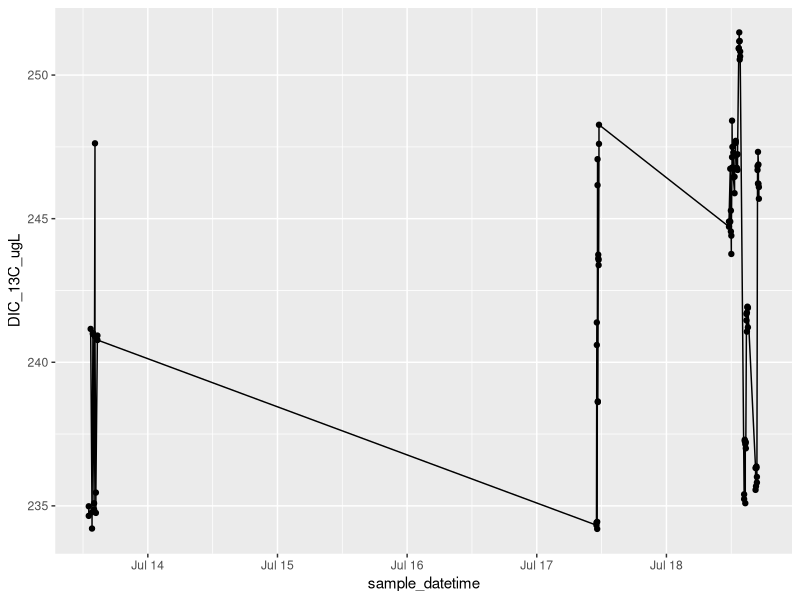
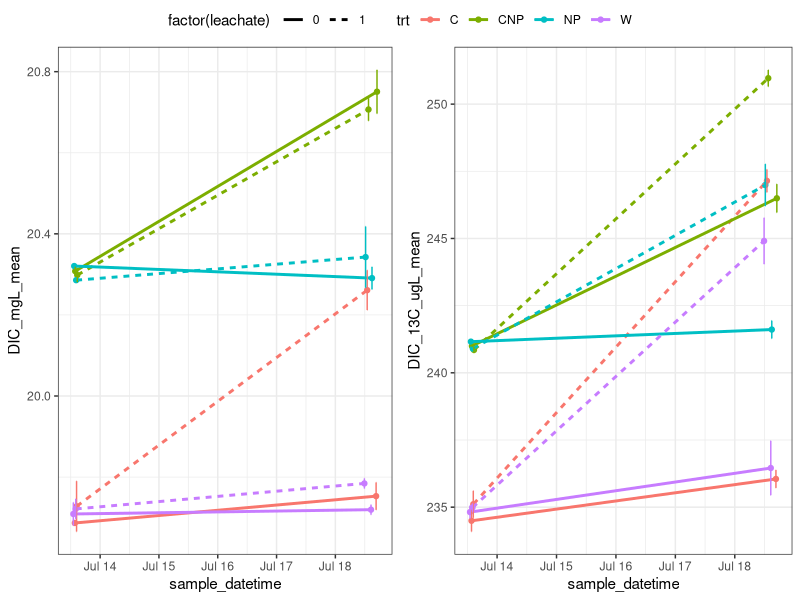

The R source for these figures, in order:
library(tidyverse)
library(lubridate)
library(dplyr)


# setup ####
dat <- read_csv("data/Kirby_flatheadlake/flathead_lake_expt_07_13.csv")
alk <- read_csv('data/alkalinity/fl_alkalinity.csv') %>%
    filter(!is.na(trt)) %>%
    mutate(date = as.Date(date, format = '%m/%d/%Y')) %>%
    select(-samplenum, -treatment, -vol_acid)
glimpse(dat)


# Functions ####
deltoAF<- function (del) {
  Rst<-0.0112372
  R<-(del/1000+1)*Rst
  AF<-R/(1+R)
  AF

}

AFtodel <- function (AF) {
  Rst<-0.0112372
  R<- AF/(1-AF)
  del<- (R/Rst-1)*1000

  del
}

DICfrom_C_A <- function(K1, K2, C, A){
  H_minus <- (((-K1*C))-sqrt(((K1*C)^2)-(4*-1*A*2*K1*K2*C)))/(2*-1*A)
  pH <- -1*log10(H_minus)
  B <- (K1*C)/H_minus
  Ca <- (K2*B)/H_minus
  D <- C + B + Ca
  A_check <- B + 2*Ca

  l <- list(H_minus, pH, C, B, Ca, D, A, A_check)
  names(l) <- c("H", "pH", "C", "B", "Ca", "D", "A","A check")
  DIC = l$D
  return(DIC)
}

# metadata ####
trts <- data.frame(Treatment = 1:8,
                   trt = c('W',  'NP', 'C', 'CNP','W',  'NP', 'C', 'CNP'),
                   leachate = c(0,0,0,0,1,1,1,1))

# add actual data for this part once we have DOC from Adam
c_source <- read_csv('data/DOC_stock_concentrations.csv')

# There is no clear pattern in the alkalinity data. Take an average:
alk <- alk %>% filter(final_pH > 4.3) %>%
    summarize(alk_meqL = mean(alk_meqL))

dat <- left_join(dat, trts, by = 'Treatment') %>%
    mutate(date = as.Date(sample_datetime))
    # left_join(alk, by = c('date', 'trt', 'leachate'))

# calculate DIC in the water ####
###testing DIC from pCO2-alk
###partial pressures of CO2 pCO2 in uatm
# alk <- 1.588 *10 ^(-3) # mol/L
# pCO2 <- 30 * 10^(-6) # mol/L
temp <- 273+21
K1 <- exp(290.9097-14554.21/(temp)-45.0575*log(temp))
K2 <- exp(207.6548-11843.79/(temp)-33.6485*log(temp))

# out <-DICfrom_C_A(K1=K1, K2=K2,C=pCO2,A=alk)
dat$DIC_molL <- DICfrom_C_A(K1, K2, dat$CO2_conc_umolL * 10^(-6),
                            alk$alk_meqL* 10^-3)
# dat$DIC_13molL <- DICfrom_C_A(K1, K2, dat$CO2_13C_umolL * 10^(-6), alk)
dat$DIC_mgL <- dat$DIC_molL*12.011*1000
# dat$AF = deltoAF(dat$delCO2)
dat$DIC_13C_umolL = dat$DIC_molL * dat$AF *10^6
dat$DIC_13C_ugL = dat$DIC_13C_umolL * 13


dat %>% dplyr::filter(!is.na(Treatment)) %>%
ggplot(aes(x = sample_datetime, y = DIC_13C_ugL))+
  geom_point() + geom_line()

# Clean up data ####
# Remove high time zero point:
dat %>% filter(batch == 1, Treatment == 6)
# It looks like the high one is syringe 8G. Check this in the notes.

dat <- dat %>%
    filter(!(batch == 1 & Syringe == '8G'),
           !is.na(Treatment))


# filter to use only the start and end time points
dat_sum <- filter(dat, batch != 2) %>%
    group_by(batch, trt, leachate) %>%
    summarize(across(any_of(c('sample_datetime', 'delCO2', 'DIC_mgL',
                              'DIC_13C_ugL', 'alk_meqL')),
                     .fns = list(mean = ~mean(., na.rm = T),
                                 sd = ~sd(., na.rm = T)))) %>%
    rename(sample_datetime = sample_datetime_mean) %>%
    select(-sample_datetime_sd)

p12 <- ggplot(dat_sum, aes(sample_datetime, DIC_mgL_mean, col = trt, lty = factor(leachate)))+
    geom_point() + geom_line(size = 1) +
    geom_errorbar(aes(ymin = DIC_mgL_mean - DIC_mgL_sd,
                      ymax = DIC_mgL_mean + DIC_mgL_sd), lty = 1)+
    theme_bw()
p13 <- ggplot(dat_sum, aes(sample_datetime, DIC_13C_ugL_mean, col = trt, lty = factor(leachate)))+
    geom_point() + geom_line(size = 1) +
    geom_errorbar(aes(ymin = DIC_13C_ugL_mean - DIC_13C_ugL_sd,
                      ymax = DIC_13C_ugL_mean + DIC_13C_ugL_sd), lty = 1)+
    theme_bw()


ggpubr::ggarrange(p12, p13, common.legend = T)

dd <- dat_sum %>% select(-starts_with(c('delCO2', 'alk_meqL'))) %>%
    mutate(batch = case_when(batch == 1 ~ 'T0',
                             batch == 3 ~ 'T'))%>%
    rename(DIC_mgL = DIC_mgL_mean, DIC_13C_ugL = DIC_13C_ugL_mean) %>%
    pivot_wider(names_from = 'batch',
                values_from = c('sample_datetime', 'DIC_mgL', 'DIC_13C_ugL',
                                'DIC_mgL_sd', 'DIC_13C_ugL_sd')) %>%
    mutate(inc_time = sample_datetime_T - sample_datetime_T0,
           Delta_T = as.numeric(inc_time),
           Delta_DIC_ugLd = (DIC_mgL_T - DIC_mgL_T0)*1000/Delta_T,
           Delta_DIC_ugLd_sd = (DIC_mgL_sd_T + DIC_mgL_sd_T0)*1000/Delta_T,
           Delta_DIC_13_ugLd = (DIC_13C_ugL_T - DIC_13C_ugL_T0)/Delta_T,
           Delta_DIC_13_ugLd_sd = (DIC_13C_ugL_sd_T + DIC_13C_ugL_sd_T0)/Delta_T) %>%
    select(-ends_with(c('_T', '_T0')))

mutate(dd, AF = Delta_DIC_13_ugLd/(Delta_DIC_13_ugLd + Delta_DIC_ugLd),
       del = AFtodel(AF))

dd %>% select( -inc_time, -ends_with('sd')) %>%
    pivot_wider(names_from = 'leachate',
                values_from = c('Delta_DIC_ugLd', 'Delta_DIC_13_ugLd')) %>%
    mutate(excess_13C_DIC = Delta_DIC_13_ugLd_1 - Delta_DIC_13_ugLd_0)

# write_csv(DIC_dataframe, "processed_CO2/experiment1_processed.csv")
# DIC <- read_csv('processed_CO2/experiment1_processed.csv')
#
# # calculate excess 13CDIC in each treatment ####
# sumDIC <- filter(DIC, time_interval %in% c('T0', 'T5')) %>%
#     select(time_interval, treatment, sample_datetime, DIC_molL, DIC_13C_umolL) %>%
#     group_by(time_interval, treatment) %>%
#     # summarize(across(.fns = list(mean = ~mean(.), sd = sd(.))))
#     summarize(sample_datetime = mean(sample_datetime),
#               DIC_molL = mean(DIC_molL),
#               DIC_13C_sd = sd(DIC_13C_umolL),
#               DIC_13C_umolL = mean(DIC_13C_umolL)) %>%
#     ungroup()
#
# DIC_table <- sumDIC %>%
#     mutate(excess_13C_DIC_umolL = DIC_13C_umolL - sumDIC$DIC_13C_umolL[sumDIC$time_interval == 'T0'],
#            excess_DIC_umolL = (DIC_molL - sumDIC$DIC_molL[sumDIC$time_interval == 'T0'])*10^6,
#            excess_13C_DIC_umolL_sd = DIC_13C_sd + sumDIC$DIC_13C_sd[sumDIC$time_interval == 'T0'])
#
#
# #creating excess accumulated 13C CO2 (from DIC) plot  ####
# # setwd('/Users/niko/Dropbox/leachate_linder/processed_CO2')
# # DIC_table <- read_csv('~/Dropbox/leachate_linder/processed_CO2/DIC_table.csv')
# DIC_table$nutrients <- c(0,0,1,0,1)
# DIC_table$sugar <- c(0,1,1,0,0)
# # DIC_table$DICXS <- DIC_table$DICXS*1000
# # DIC_table$STDev_T5 <- DIC_table$STDev_T5*1000
# # DIC_table$STDev_T0 <- DIC_table$STDev_T0*1000
# # DIC_table$STDev <- DIC_table$STDev_T0 + DIC_table$STDev_T5
#
# DIC_table <- slice(DIC_table, -1)
#
# plot(DIC_table$sugar[DIC_table$nutrients == 1],
#      DIC_table$excess_13C_DIC_umolL[DIC_table$nutrients == 1], type = 'b',
#      xlim = c(-0.25,1.25), ylim = c(0,1.5), pch = 15, col = 'blue',
#      xaxt = 'n', xlab = 'No Sugar                                         Sugar',
#      ylab = 'Accumulated Excess 13C CO2 (µg)')
#
#
# arrows(x0 = DIC_table$sugar[DIC_table$nutrients == 1],
#        y0 = DIC_table$excess_13C_DIC_umolL[DIC_table$nutrients == 1],
#        x1 = DIC_table$sugar[DIC_table$nutrients == 1],
#        y1 = DIC_table$excess_13C_DIC_umolL[DIC_table$nutrients == 1]+
#          DIC_table$excess_13C_DIC_umolL_sd[DIC_table$nutrients ==1], length = 0.1, angle = 90)
# arrows(x0 = DIC_table$sugar[DIC_table$nutrients == 1],
#       y0 = DIC_table$excess_13C_DIC_umolL[DIC_table$nutrients == 1],
#       x1 = DIC_table$sugar[DIC_table$nutrients == 1],
#       y1 = DIC_table$excess_13C_DIC_umolL[DIC_table$nutrients == 1]-
#         DIC_table$excess_13C_DIC_umolL_sd[DIC_table$nutrients ==1], angle = 90, length = 0.1)
#
# lines(DIC_table$sugar[DIC_table$nutrients == 0],
#       DIC_table$excess_13C_DIC_umolL[DIC_table$nutrients == 0],pch = 1, col = 'forestgreen')
# points(DIC_table$sugar[DIC_table$nutrients == 0],
#        DIC_table$excess_13C_DIC_umolL[DIC_table$nutrients == 0], pch = 15, col = 'forestgreen')
# arrows(x0 = DIC_table$sugar[DIC_table$nutrients == 0],
#        y0 = DIC_table$excess_13C_DIC_umolL[DIC_table$nutrients == 0],
#        x1 = DIC_table$sugar[DIC_table$nutrients == 0],
#        y1 = DIC_table$excess_13C_DIC_umolL[DIC_table$nutrients == 0]+
#          DIC_table$excess_13C_DIC_umolL_sd[DIC_table$nutrients ==0], length = 0.1, angle = 90)
# arrows(x0 = DIC_table$sugar[DIC_table$nutrients == 0],
#        y0 = DIC_table$excess_13C_DIC_umolL[DIC_table$nutrients == 0],
#        x1 = DIC_table$sugar[DIC_table$nutrients == 0],
#        y1 = DIC_table$excess_13C_DIC_umolL[DIC_table$nutrients == 0]-
#          DIC_table$excess_13C_DIC_umolL_sd[DIC_table$nutrients ==0], angle = 90, length = 0.1)
#
# legend('topleft', legend = c('Nutrients', 'No Nutrients'),
#        col = c('green', 'blue'), lty = c(1,1), pch = c(15, 15), border = NA)
#
# # plot(DIC_table$sample_datetime, dat$DIC_13C, type = 'b', pch = 15)
# lines(dat$sample_datetime)
#
# arrows()
